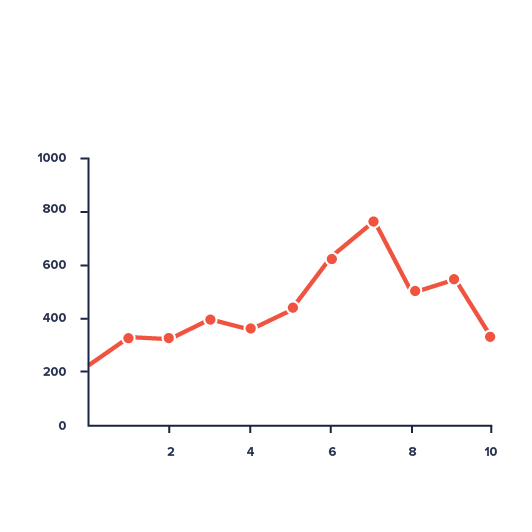
#> input picture images/Line-Chart.png, 532 x 532 px
$ python -i axis_processing.py   (imports and definitions only)
#> lines starting #> are read from the running program, lines starting #| are printed output that depends on the picture; after the words box and inside, x2 and y2 are one past the last pixel; in counts of white or black regions, pixels touching at a corner belong together
# trunc8 did this
import cv2
import numpy as np


def eliminateXTitle(img):
  height, width = img.shape
#> height = 532; width = 532
  blur = cv2.GaussianBlur(img, (7,7), 0)
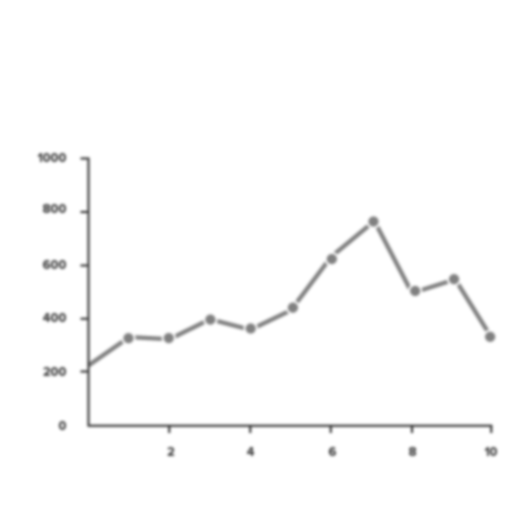
#> blur: shape (532, 532); min 107, max 255, mean 252.1
  thresh = cv2.threshold(blur, 0, 255, cv2.THRESH_BINARY_INV + cv2.THRESH_OTSU)[1]
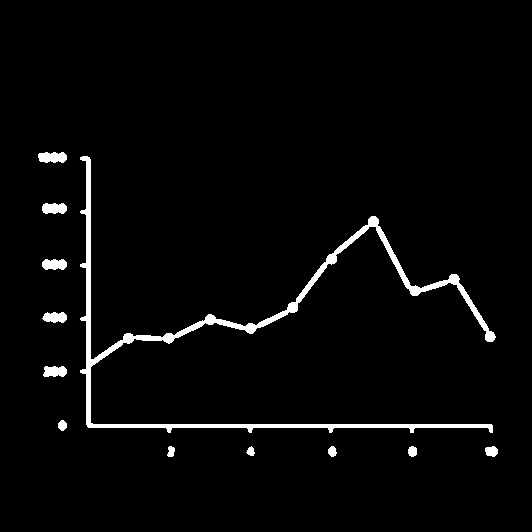
#> thresh: shape (532, 532); 2.8% white; 12 white regions, largest, box (x1, y1, x2, y2) and area: (80, 156, 496, 433) 6406, (38, 152, 67, 163) 263, (42, 203, 67, 214) 231

  # Create rectangular structuring element and dilate
  kernel = cv2.getStructuringElement(cv2.MORPH_RECT, (4,1))
  dilate = cv2.dilate(thresh, kernel, iterations=4)
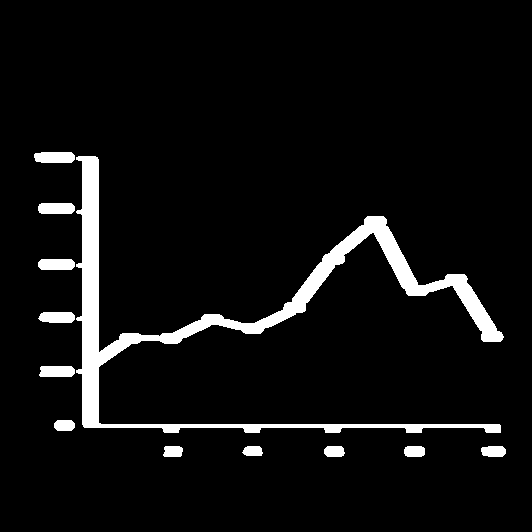
#> dilate: shape (532, 532); 5.9% white; 12 white regions

  # Eliminate x title
  y_max = height
#> y_max = 532
  cnts = cv2.findContours(dilate, cv2.RETR_EXTERNAL, cv2.CHAIN_APPROX_SIMPLE)
#> cnts = 12 contours; largest, box (x1, y1, x2, y2) and area: (76, 156, 504, 433) 12463, (34, 152, 75, 163) 374, (38, 203, 75, 214) 343, (38, 259, 75, 270) 342, (39, 366, 75, 377) 330
  cnts = cnts[0] if len(cnts) == 2 else cnts[1]
  # Check if there is any x title
  # findContours goes from bottom to up, so title would be the first element in cnts
  if (len(cnts)>1):
  	_,y_title,_,h_title = cv2.boundingRect(cnts[0]) # suspected to be x title
#> y_title = 446; h_title = 11
  	x,y,w,h = cv2.boundingRect(cnts[1])
#> x = 404; y = 446; w = 21; h = 11
  	if (y_title > y+h):
  		# Our suspicion is true. cnts[0] is the x title
  		y_max = y+h

  y_max = min(height, y_max+5)
  return img[:y_max,:] # crop the portion containing x-axis title


# [64 lines left out: functions eliminateXTicks, eliminateYTitle, eliminateYTicks, not called in this run]

>>> import cv2
>>> picture = cv2.imread('images/Line-Chart.png', cv2.IMREAD_GRAYSCALE)
>>> result = eliminateXTitle(picture)
